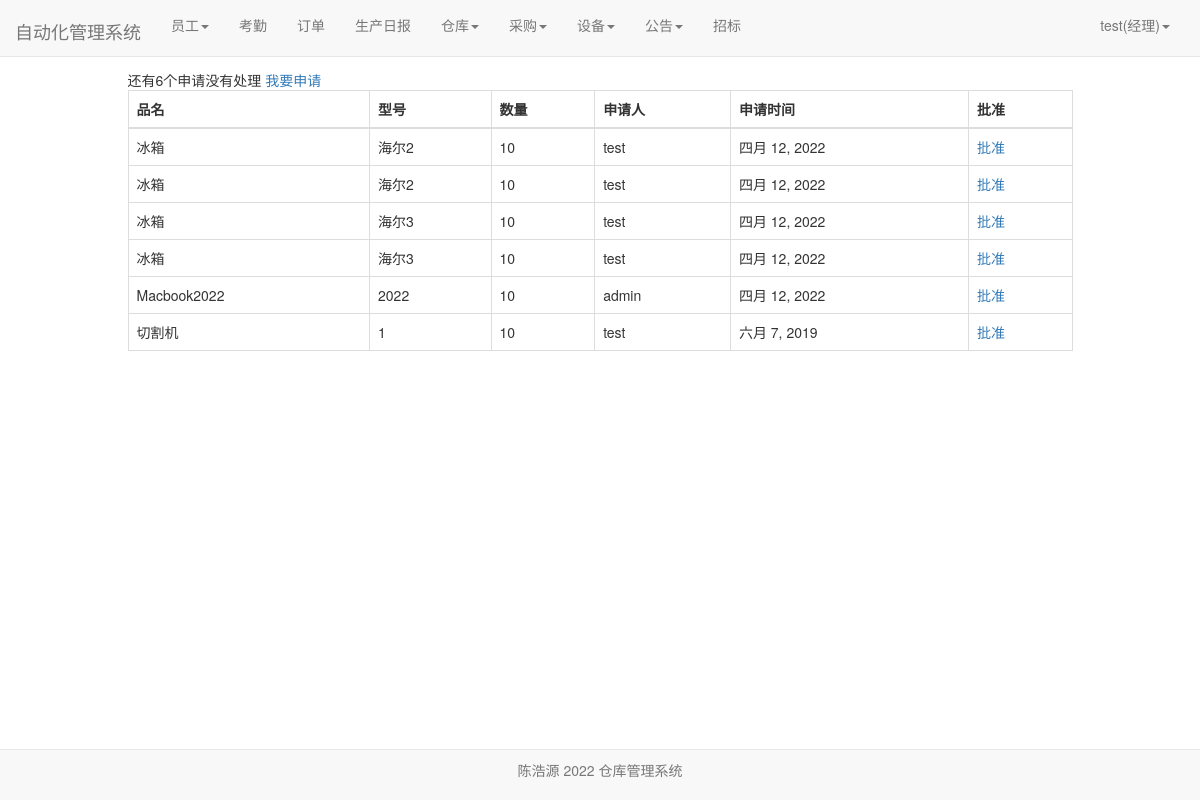
/warehouse/sanction_list/ (signed in), run on the app's committed database.
### user/models.py (models this page shows)
class Profile(models.Model):
    user = models.OneToOneField(User, on_delete=models.CASCADE)
    staff_gender = models.CharField(max_length=10, choices=(('male', '男'), ('female', '女')), default='male',
                                    verbose_name='性别')
    staff_age = models.PositiveIntegerField(verbose_name="年龄")
    staff_home = models.CharField(max_length=100, verbose_name="籍贯")
    staff_nationality = models.CharField(max_length=20, verbose_name="民族")  # 民族
    staff_tel = models.BigIntegerField(verbose_name="电话")
    start_time = models.DateField(auto_now_add=True, verbose_name="入职时间")  # 入职时间
    id_card = models.CharField(max_length=20,verbose_name="身份证")  # 身份证号
    staff_type = models.CharField(max_length=100,verbose_name="职位", null=True)  # 职位
    salary_pre_hour = models.IntegerField(verbose_name="时薪")  # 时薪
    class Meta:
        ordering = ['-start_time']

### warehouse/models.py (models this page shows)
class PurchaseList(models.Model):#采购单
    good_name = models.CharField(max_length=100, verbose_name="品名")
    good_version = models.CharField(max_length=100, verbose_name="型号")
    good_num = models.IntegerField(verbose_name="数量")
    apply_staff_name = models.ForeignKey(User, on_delete=models.CASCADE, verbose_name="申请人",null=True,blank=True, related_name='purchase_a')
    apply_date = models.DateField(auto_now_add=True, verbose_name="申请日期")
    sanction_staff_name = models.ForeignKey(User, on_delete=models.CASCADE, verbose_name="批准人", null=True,blank=True,related_name='purchase_b')
    sanction_date = models.DateField(auto_now=True, verbose_name="批准日期",null=True,blank=True)
    price = models.BigIntegerField(null=True,blank=True,verbose_name="单价")
    total_price = models.BigIntegerField(verbose_name="总价",null=True,blank=True)
    buyer_name = models.ForeignKey(User, on_delete=models.DO_NOTHING,null=True,blank=True, verbose_name="采购员", related_name='purchase_c')
    buyer_date = models.DateField(auto_now=True, verbose_name="采购日期",null=True,blank=True)
    class Meta:
        ordering = ['-apply_date']

### warehouse/views.py (the view)
# urls.py: path('sanction_list/', views.sanction_list, name='sanction_list'),
def sanction_list(request):
    purchaselists = PurchaseList.objects.filter(sanction_staff_name=None)
    context = {}
    context['count'] = purchaselists.count()
    context['purchaselists'] = purchaselists
    return render(request, 'sanction_list.html', context)

### user/models.py (called while the page is built)
def get_staff_type(self):
    if Profile.objects.filter(user=self).exists():
        profile = Profile.objects.get(user=self)
        return profile.staff_type
    else:
        return ''

### warehouse/templates/sanction_list.html (shortened to what this page needs)
{% extends 'base.html' %}
{% if user.is_authenticated %}
                        {% block nav_facility_active %}active{% endblock %}
{% endif %}
{% block content %}
    <div class="containter">
        <div class="row">
            <div class="col-xs-10 col-xs-offset-1">
                {% if user.is_authenticated %}
                {% if user.get_staff_type == '经理' %}
                <div>
                    <span>还有{{count}}个申请没有处理</span>
                    <a href="{%url 'apply' user.pk%}">我要申请</a></div>
                <table class="table table-bordered table-hover">
                  <thead>
                    <tr>
                      <th scope="col">品名</th>
                        <th scope="col">型号</th>
                        <th scope="col">数量</th>
                         <th scope="col">申请人</th>
                        <th scope="col">申请时间</th>
                        <th scope="col">批准</th>
                    </tr>
                  </thead>
                  <tbody>
                  {%for purchaselist in purchaselists%}
                    <tr>
                      <td>{{purchaselist.good_name}}</td>
                        <td>{{purchaselist.good_version}}</td>
                      <td>{{purchaselist.good_num}}</td>
                        <td>{{purchaselist.apply_staff_name}}</td>
                      <td>{{purchaselist.apply_date}}</td>
                        <td><a href="{% url 'sanction' purchaselist.pk user.pk%}">批准</a></td>
                    </tr>
                  {% endfor %}
                  </tbody>
                </table>
                {% endif %}
                {% else %}
                    <span>未登录，跳转到首页...</span>
                    <script type="text/javascript">
                        window.location.href = '/';
                    </script>
                {% endif %}
            </div>
        </div>
    </div>
{% endblock %}

### templates/base.html (shortened to what this page needs)
{% load staticfiles %}
<!doctype html>
<html lang="en">
<head>
    <link rel="stylesheet" href="{% static 'base.css' %}">
     <link rel="stylesheet" href="{% static 'home.css' %}">
    <link rel="stylesheet" href="{% static 'bootstrap-3.37/css/bootstrap.min.css' %}">
</head>
<body>
     <div class="navbar navbar-default navbar-fixed-top" role="navigation">
        <div class="container-fluid">
            <div class="navbar-header">
            </div>
        </div>
     </div>
    <nav class="navbar navbar-default navbar-fixed-top">
      <div class="container-fluid">
        <div class="navbar-header">
          <a class="navbar-brand" href="{% url 'home' %}">自动化管理系统</a>
        </div>
          {% if  user.is_authenticated %}
        <div class="collapse navbar-collapse" id="bs-example-navbar-collapse-1">
          <ul class="nav navbar-nav">
              {% if user.get_staff_type == '经理' %}
              <li class="{% block nav_staff_active %}{% endblock %}">
                    <li class="dropdown">
                      <a href="#" class="dropdown-toggle" data-toggle="dropdown" role="button" aria-haspopup="true" aria-expanded="false">员工<span class="caret"></span></a>
                    </li>
                  </li>
                 <li class="{% block nav_attendence_active %}{% endblock %}"><a href="{% url 'attendence_lists'%}">考勤</a></li>
                  <li class="{% block nav_order_active %}{% endblock %}"><a href="{% url 'order_list' %}">订单</a></li>
                  <li class="{% block nav_producediary_active %}{% endblock %}"><a href="{% url 'product_diary' %}">生产日报</a></li>
                   <li class="{% block nav_warehousediary_active %}{% endblock %}">
                    <li class="dropdown">
                      <a href="#" class="dropdown-toggle" data-toggle="dropdown" role="button" aria-haspopup="true" aria-expanded="false">仓库<span class="caret"></span></a>
                    </li>
                  </li>
                  <li class="{% block nav_purchase_active %}{% endblock %}">
                    <li class="dropdown">
                      <a href="#" class="dropdown-toggle" data-toggle="dropdown" role="button" aria-haspopup="true" aria-expanded="false">采购<span class="caret"></span></a>
                    </li>
                  </li>
                  <li class="{% block nav_facility_active %}{% endblock %}">
                    <li class="dropdown">
                      <a href="#" class="dropdown-toggle" data-toggle="dropdown" role="button" aria-haspopup="true" aria-expanded="false">设备<span class="caret"></span></a>
                    </li>
                  </li>
              <li class="{% block nav_notice_active %}{% endblock %}">
                    <li class="dropdown">
                      <a href="#" class="dropdown-toggle" data-toggle="dropdown" role="button" aria-haspopup="true" aria-expanded="false">公告<span class="caret"></span></a>
                    </li>
                  </li>
                  <li class="{% block nav_salary_active %}{% endblock %}"><a href="{% url 'bidding'%}">招标</a></li>
              {%endif%}
          </ul>
        <ul class="nav navbar-nav navbar-right">
            <li class="dropdown">
              <a href="#" class="dropdown-toggle" data-toggle="dropdown" role="button" aria-haspopup="true" aria-expanded="false">
                  {{user.username}}({{user.get_staff_type}})<span class="caret"></span></a>
            </li>
        </ul>
    </div>
          {% else %}
           <ul class="nav navbar-nav navbar-right">
                <li><a href="{% url 'login' %}?from={{ request.get_full_path }}">登录</a></li>
           </ul>
          {% endif %}
      </div>
    </nav>
     <div id="footer" class="container">
    <nav class="navbar navbar-default navbar-fixed-bottom">
        <div class="navbar-inner navbar-content-center">
            <p class="text-muted credit text-center" style="padding: 10px;">
                陈浩源 2022 仓库管理系统
            </p>
        </div>
    </nav>
    {% block content%} {% endblock %}
</body>
</html>

### static/home.css (style rules this page uses)
* { margin: 0; padding: 0; }
body { margin-top: 70px!important; }
ul { list-style-type: none!important; }
ul.navbar-right { margin-right: 0; }
div.navbar-header { font-size: 200%; padding-top: 0.2em; }

### data on the page
PurchaseList: good_name "冰箱", good_version "海尔2", good_num "10", apply_staff_name "test", apply_date "四月 12, 2022"
PurchaseList: good_name "冰箱", good_version "海尔2", good_num "10", apply_staff_name "test", apply_date "四月 12, 2022"
PurchaseList: good_name "冰箱", good_version "海尔3", good_num "10", apply_staff_name "test", apply_date "四月 12, 2022"
PurchaseList: good_name "冰箱", good_version "海尔3", good_num "10", apply_staff_name "test", apply_date "四月 12, 2022"
PurchaseList: good_name "Macbook2022", good_version "2022", good_num "10", apply_staff_name "admin", apply_date "四月 12, 2022"
PurchaseList: good_name "切割机", good_version "1", good_num "10", apply_staff_name "test", apply_date "六月 7, 2019"

### other printed values
{{ user.username }} "test"
{{ user.get_staff_type }} "经理"
{{ count }} "6"
